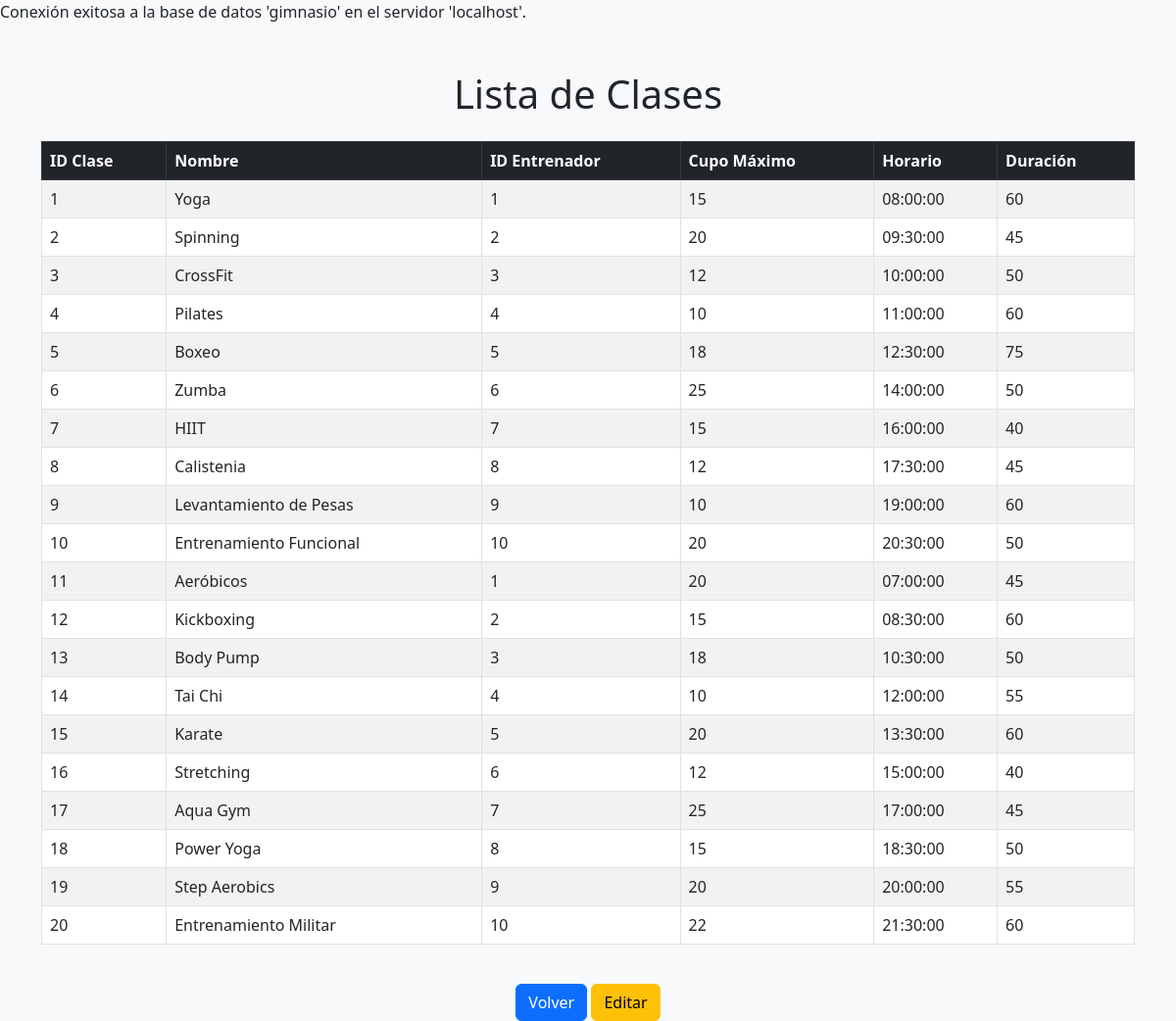
Page /clases.php on the committed database.
### tables this page shows
CREATE TABLE Clases (
    id_clase INT AUTO_INCREMENT PRIMARY KEY,
    nombre VARCHAR(100) NOT NULL,  
    id_entrenador INT,
    cupo_maximo INT NOT NULL,
    horario TIME NOT NULL,
    duracion INT NOT NULL,  
    FOREIGN KEY (id_entrenador) REFERENCES Entrenadores(id_entrenador) ON DELETE SET NULL
);

### clases.php (the view, shortened to what this page needs)
<?php
include('conexion.php');
$query = "SELECT id_clase, nombre, id_entrenador, cupo_maximo, horario, duracion FROM clases";
$resultado = mysqli_query($conexion, $query);
?>
<!DOCTYPE html>
<html lang="es">
<head>
    <link href="https://cdn.jsdelivr.net/npm/bootstrap@5.3.0/dist/css/bootstrap.min.css" rel="stylesheet">
</head>
<body class="bg-light">
    <div class="container mt-5">
        <h1 class="text-center mb-4">Lista de Clases</h1>
        <div class="table-responsive">
            <table class="table table-striped table-bordered">
                <thead class="table-dark">
                    <tr>
                        <th>ID Clase</th>
                        <th>Nombre</th>
                        <th>ID Entrenador</th>
                        <th>Cupo Máximo</th>
                        <th>Horario</th>
                        <th>Duración</th>
                    </tr>
                </thead>
                <tbody>
                    <?php while ($row = mysqli_fetch_assoc($resultado)) : ?>
                        <tr>
                            <td><?php echo htmlspecialchars($row['id_clase']); ?></td>
                            <td><?php echo htmlspecialchars($row['nombre']); ?></td>
                            <td><?php echo htmlspecialchars($row['id_entrenador']); ?></td>
                            <td><?php echo htmlspecialchars($row['cupo_maximo']); ?></td>
                            <td><?php echo htmlspecialchars($row['horario']); ?></td>
                            <td><?php echo htmlspecialchars($row['duracion']); ?></td>
                        </tr>
                    <?php endwhile; ?>
                </tbody>
            </table>
        </div>
        <div class="text-center mt-4">
            <a href="trabajador_conf.php" class="btn btn-primary">Volver</a>
            <a href="modificar_clase.php" class="btn btn-warning">Editar</a>
        </div>
    </div>
</body>
</html>

### conexion.php (shortened to what this page needs)
<?php
$servidor = "localhost";
$nombre_base_datos = "gimnasio";
echo "Conexión exitosa a la base de datos '$nombre_base_datos' en el servidor '$servidor'.";
?>

### rows in the picture
clases: id_clase "1", nombre "Yoga", id_entrenador "1", cupo_maximo "15", horario "08:00:00", duracion "60"
clases: id_clase "2", nombre "Spinning", id_entrenador "2", cupo_maximo "20", horario "09:30:00", duracion "45"
clases: id_clase "3", nombre "CrossFit", id_entrenador "3", cupo_maximo "12", horario "10:00:00", duracion "50"
clases: id_clase "4", nombre "Pilates", id_entrenador "4", cupo_maximo "10", horario "11:00:00", duracion "60"
clases: id_clase "5", nombre "Boxeo", id_entrenador "5", cupo_maximo "18", horario "12:30:00", duracion "75"
clases: id_clase "6", nombre "Zumba", id_entrenador "6", cupo_maximo "25", horario "14:00:00", duracion "50"
clases: id_clase "7", nombre "HIIT", id_entrenador "7", cupo_maximo "15", horario "16:00:00", duracion "40"
clases: id_clase "8", nombre "Calistenia", id_entrenador "8", cupo_maximo "12", horario "17:30:00", duracion "45"
clases: id_clase "9", nombre "Levantamiento de Pesas", id_entrenador "9", cupo_maximo "10", horario "19:00:00", duracion "60"
clases: id_clase "10", nombre "Entrenamiento Funcional", id_entrenador "10", cupo_maximo "20", horario "20:30:00", duracion "50"
clases: id_clase "11", nombre "Aeróbicos", id_entrenador "1", cupo_maximo "20", horario "07:00:00", duracion "45"
clases: id_clase "12", nombre "Kickboxing", id_entrenador "2", cupo_maximo "15", horario "08:30:00", duracion "60"
clases: id_clase "13", nombre "Body Pump", id_entrenador "3", cupo_maximo "18", horario "10:30:00", duracion "50"
clases: id_clase "14", nombre "Tai Chi", id_entrenador "4", cupo_maximo "10", horario "12:00:00", duracion "55"
clases: id_clase "15", nombre "Karate", id_entrenador "5", cupo_maximo "20", horario "13:30:00", duracion "60"
clases: id_clase "16", nombre "Stretching", id_entrenador "6", cupo_maximo "12", horario "15:00:00", duracion "40"
clases: id_clase "17", nombre "Aqua Gym", id_entrenador "7", cupo_maximo "25", horario "17:00:00", duracion "45"
clases: id_clase "18", nombre "Power Yoga", id_entrenador "8", cupo_maximo "15", horario "18:30:00", duracion "50"
clases: id_clase "19", nombre "Step Aerobics", id_entrenador "9", cupo_maximo "20", horario "20:00:00", duracion "55"
clases: id_clase "20", nombre "Entrenamiento Militar", id_entrenador "10", cupo_maximo "22", horario "21:30:00", duracion "60"

### other values in the picture
$nombre_base_datos "gimnasio"
$servidor "localhost"
